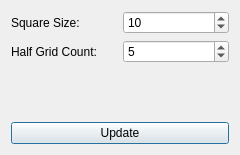
<?xml version="1.0" encoding="UTF-8"?>
<ui version="4.0">
 <class>GridDialog</class>
 <widget class="QDialog" name="GridDialog">
  <property name="geometry">
   <rect>
    <x>0</x>
    <y>0</y>
    <width>240</width>
    <height>155</height>
   </rect>
  </property>
  <property name="windowTitle">
   <string>Grid Settings</string>
  </property>
  <layout class="QVBoxLayout" name="verticalLayout">
   <item>
    <layout class="QHBoxLayout" name="horizontalLayout">
     <item>
      <widget class="QLabel" name="label">
       <property name="text">
        <string>Square Size:</string>
       </property>
      </widget>
     </item>
     <item>
      <widget class="QSpinBox" name="squareSizeInput">
       <property name="minimum">
        <number>1</number>
       </property>
       <property name="maximum">
        <number>100</number>
       </property>
       <property name="value">
        <number>10</number>
       </property>
      </widget>
     </item>
    </layout>
   </item>
   <item>
    <layout class="QHBoxLayout" name="horizontalLayout_2">
     <item>
      <widget class="QLabel" name="label_2">
       <property name="text">
        <string>Half Grid Count:</string>
       </property>
      </widget>
     </item>
     <item>
      <widget class="QSpinBox" name="halfGridCountInput">
       <property name="minimum">
        <number>1</number>
       </property>
       <property name="maximum">
        <number>100</number>
       </property>
       <property name="value">
        <number>5</number>
       </property>
      </widget>
     </item>
    </layout>
   </item>
   <item>
    <spacer name="verticalSpacer">
     <property name="orientation">
      <enum>Qt::Vertical</enum>
     </property>
     <property name="sizeHint" stdset="0">
      <size>
       <width>20</width>
       <height>40</height>
      </size>
     </property>
    </spacer>
   </item>
   <item>
    <widget class="QPushButton" name="updateButton">
     <property name="text">
      <string>Update</string>
     </property>
    </widget>
   </item>
  </layout>
 </widget>
 <resources/>
 <connections/>
</ui>
